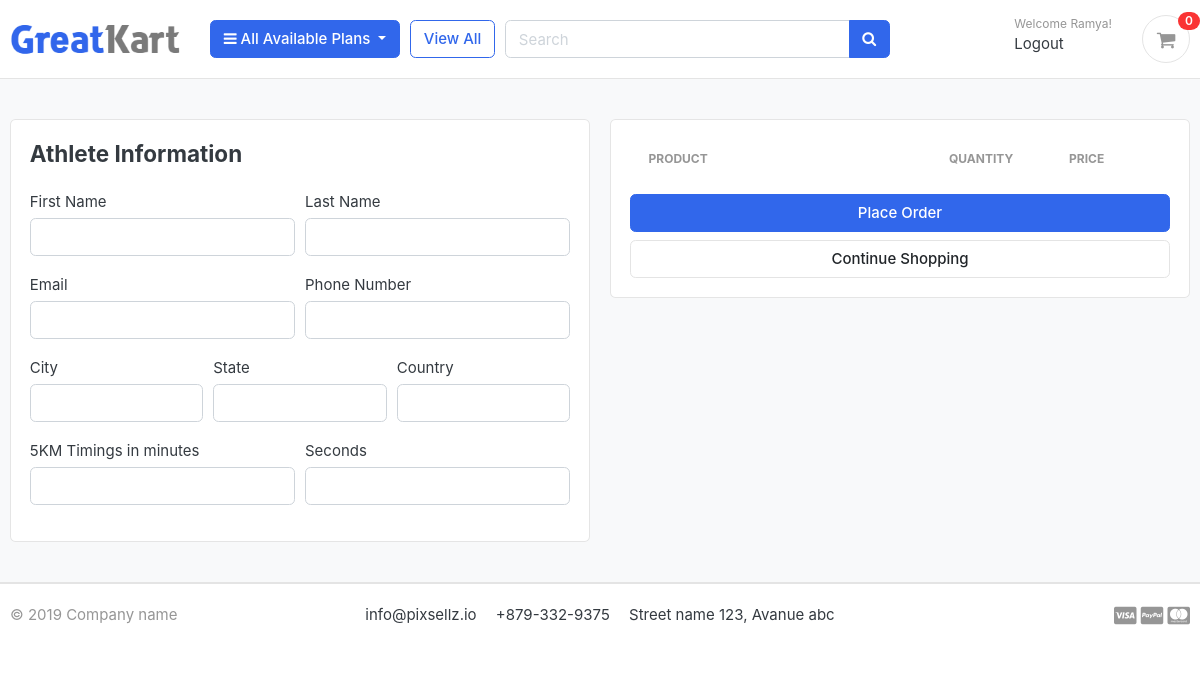
The page /cart/checkout/ (signed in) on the database as committed earlier.
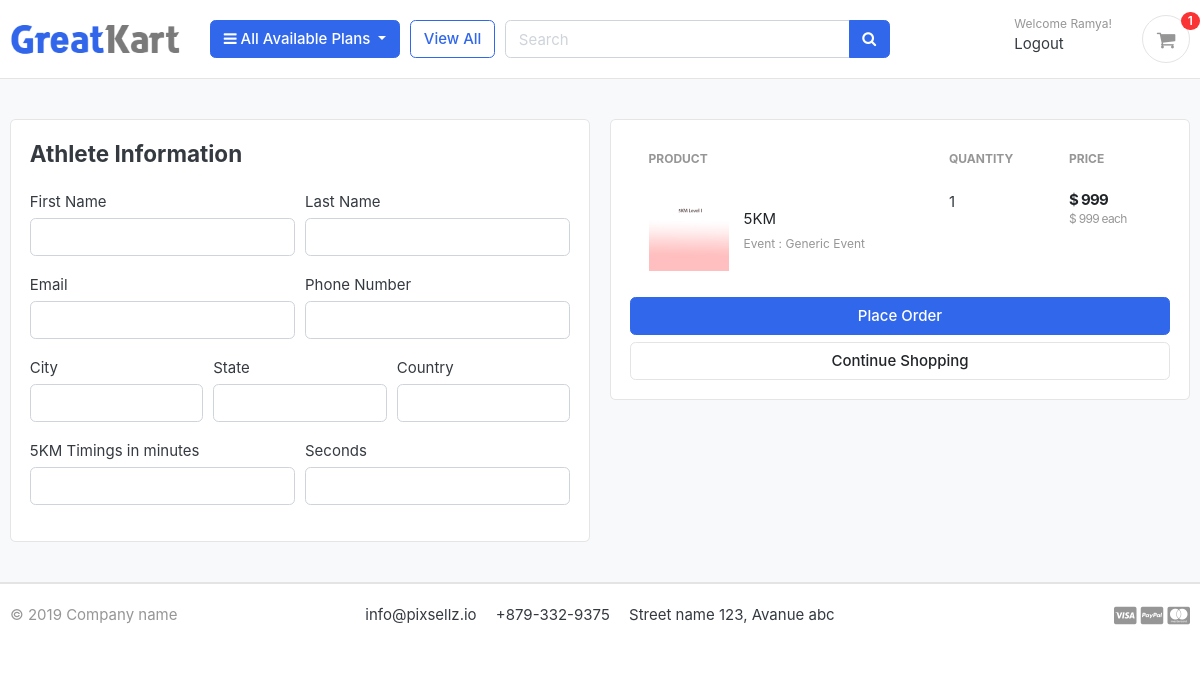
The same page on the database as committed later.
### carts/models.py (models this page shows, shortened)
class CartItem(models.Model):
    user = models.ForeignKey(Account, on_delete=models.CASCADE, null=True)
    product = models.ForeignKey(Product, on_delete=models.CASCADE)
    variations = models.ManyToManyField(Variation, blank=True)
    cart    = models.ForeignKey(Cart, on_delete=models.CASCADE, null=True)
    quantity = models.IntegerField(default=1)
    is_active = models.BooleanField(default=True)
    def sub_total(self):
        return self.product.price * self.quantity

### store/models.py (models this page shows, shortened)
class Product(models.Model):
    product_name    = models.CharField(max_length=200, unique=True)
    slug            = models.SlugField(max_length=200, unique=True)
    description     = models.TextField(max_length=500, blank=True)
    price           = models.IntegerField()
    images          = models.ImageField(upload_to='photos/products')
    coach           = models.CharField(max_length=500, blank=True, default='Generic')
    is_available    = models.BooleanField(default=True)
    category        = models.ForeignKey(Category, on_delete=models.CASCADE)
    created_date    = models.DateTimeField(auto_now_add=True)
    modified_date   = models.DateTimeField(auto_now=True)
    level           = models.CharField(max_length=255,choices=[('1','Level 1'),('2','Level II'),('3','Level III')],default="1")
    def get_url(self):
        return reverse('product_detail', args=[self.category.slug, self.slug])

class Variation(models.Model):
    product = models.ForeignKey(Product, on_delete=models.CASCADE)
    variation_category = models.CharField(max_length=100, choices=variation_category_choice)
    variation_value     = models.CharField(max_length=100, default='Generic')
    is_active           = models.BooleanField(default=True)
    created_date        = models.DateTimeField(auto_now=True)
    objects = VariationManager()

### carts/views.py (the view)
# urls.py: path('checkout/', views.checkout, name='checkout'),
@login_required(login_url='login')
def checkout(request, total=0, quantity=0, cart_items=None):
    try:
        tax = 0
        grand_total = 0
        if request.user.is_authenticated:
            cart_items = CartItem.objects.filter(user=request.user, is_active=True)
        else:
            cart = Cart.objects.get(cart_id=_cart_id(request))
            cart_items = CartItem.objects.filter(cart=cart, is_active=True)
        for cart_item in cart_items:
            total += (cart_item.product.price * cart_item.quantity)
            quantity += cart_item.quantity
        tax = (12 * total)/100
        grand_total = total + tax
    except ObjectDoesNotExist:
        pass #just ignore
    context = {
        'total': total,
        'quantity': quantity,
        'cart_items': cart_items,
        'tax'       : tax,
        'grand_total': grand_total,
    }
    return render(request, 'store/checkout.html', context)

### carts/context_processors.py (called while the page is built)
def counter(request):
    cart_count = 0
    if 'admin' in request.path:
        return {}
    else:
        try:
            cart = Cart.objects.filter(cart_id=_cart_id(request))
            if request.user.is_authenticated:
                cart_items = CartItem.objects.all().filter(user=request.user)
            else:
                cart_items = CartItem.objects.all().filter(cart=cart[:1])
            for cart_item in cart_items:
                cart_count += cart_item.quantity
        except Cart.DoesNotExist:
            cart_count = 0
    return dict(cart_count=cart_count)

### carts/views.py (called while the page is built)
def _cart_id(request):
    cart = request.session.session_key
    if not cart:
        cart = request.session.create()
    return cart

### category/context_processors.py (called while the page is built)
def menu_links(request):
    links = Category.objects.all()
    return dict(links=links)

### category/models.py (called while the page is built)
    def get_url(self):
            return reverse('products_by_category', args=[self.slug])

### templates/store/checkout.html (shortened to what this page needs)
{% extends 'base.html' %}
{% load static %}
{% block content %}
<section class="section-content padding-y bg">
<div class="container">
<div class="row">
	<aside class="col-lg-6">
<div class="card">
  <div class="card-body">
    <h4 class="card-title mb-4">Athlete Information</h4>
    <form action="{% url 'place_order' %}" method="POST">
      <div class="form-row">
        <div class="col form-group">
          <label for="">First Name</label>
          <input type="text" name="first_name" class="form-control" required>
        </div>
        <div class="col form-group">
          <label for="">Last Name</label>
          <input type="text" name="last_name" class="form-control" required>
        </div>
      </div>
      <div class="form-row">
        <div class="col form-group">
          <label for="">Email</label>
          <input type="email" name="email" class="form-control" required>
        </div>
        <div class="col form-group">
          <label for="">Phone Number</label>
          <input type="text" name="phone" class="form-control" required>
        </div>
      </div>
      <div class="form-row">
        <div class="col form-group">
          <label for="">City</label>
          <input type="text" name="city" class="form-control" required>
        </div>
        <div class="col form-group">
          <label for="">State</label>
          <input type="text" name="state" class="form-control" required>
        </div>
        <div class="col form-group">
          <label for="">Country</label>
          <input type="text" name="country" class="form-control" required>
        </div>
      </div>
      <div class="form-row">
        <div class="col form-group">
          <label for="">5KM Timings in minutes</label>
          <input type="text" name="timingsinMinutes" class="form-control" required>
        </div>
        <div class="col form-group">
          <label for="">Seconds</label>
          <input type="text" name="timingsinSeconds" class="form-control" required>
        </div>
      </div>
</div>
	</aside>
	<aside class="col-lg-6">
		<div class="card">
		<div class="card-body">
      <table class="table table-borderless table-shopping-cart">
      <thead class="text-muted">
      <tr class="small text-uppercase">
        <th scope="col">Product</th>
        <th scope="col" width="120">Quantity</th>
        <th scope="col" width="120">Price</th>
      </tr>
      </thead>
      <tbody>
      {% for cart_item in cart_items %}
      <tr>
      	<td>
      		<figure class="itemside align-items-center">
      			<div class="aside"><img src="{{ cart_item.product.images.url }}" class="img-sm"></div>
      			<figcaption class="info">
      				<a href="{{ cart_item.product.get_url }}" class="title text-dark">{{ cart_item.product.product_name }}</a>
      				<p class="text-muted small">
      					{% if cart_item.variations.all %}
      						{% for item in cart_item.variations.all %}
      							{{ item.variation_category | capfirst }} : {{ item.variation_value | capfirst }} <br>
      						{% endfor %}
      					{% endif %}
      				</p>
      			</figcaption>
      		</figure>
      	</td>
      	<td>
      				<label for="">{{cart_item.quantity}}</label>
      	</td>
      	<td>
      		<div class="price-wrap">
      			<var class="price">$ {{ cart_item.sub_total }}</var>
      			<small class="text-muted"> $ {{ cart_item.product.price }} each </small>
      		</div>
      	</td>
      </tr>
      {% endfor %}
      </tbody>
      </table>
      <button type="submit" name="submit" class="btn btn-primary btn-block">Place Order</button>
			<a href="{% url 'store' %}" class="btn btn-light btn-block">Continue Shopping</a>
		</div>
		</div>
</aside>
</div>
</div>
</section>
{% endblock %}

### templates/includes/navbar.html (shortened to what this page needs)
{% load static %}
<header class="section-header">
<section class="header-main border-bottom">
  <div class="container">
<div class="row align-items-center">
  <div class="col-lg-2 col-md-3 col-6">
    <a href="{% url 'home' %}" class="brand-wrap">
      <img class="logo" src="{% static './images/logo.png' %}">
    </a>
  </div>
  <div class="col-lg col-sm col-md col-6 flex-grow-0">
    <div class="category-wrap dropdown d-inline-block float-right">
      <button type="button" class="btn btn-primary dropdown-toggle" data-toggle="dropdown">
        <i class="fa fa-bars"></i> All Available Plans
      </button>
    </div>
  </div>
  <a href="{% url 'store' %}" class="btn btn-outline-primary">View All</a>
  <div class="col-lg  col-md-6 col-sm-12 col">
    <form action="{% url 'search' %}" class="search" method='GET'>
      <div class="input-group w-100">
          <input type="text" class="form-control" style="width:60%;" placeholder="Search" name="keyword" required>
          <div class="input-group-append">
            <button class="btn btn-primary" type="submit">
              <i class="fa fa-search"></i>
            </button>
          </div>
        </div>
    </form>
  </div>
  <div class="col-lg-3 col-sm-6 col-8 order-2 order-lg-3">
        <div class="d-flex justify-content-end mb-3 mb-lg-0">
          {% if user.id is None %}
          <div class="widget-header">
            <small class="title text-muted">Welcome guest!</small>
            <div>
              <a href="{% url 'login' %}">Sign in</a> <span class="dark-transp"> | </span>
              <a href="{% url 'register' %}"> Register</a>
            </div>
          </div>
          {% else %}
          <div class="widget-header">
            <small class="title text-muted">Welcome {{user.first_name}}!</small>
            <div>
              <a href="{% url 'logout' %}"> Logout</a>
            </div>
          </div>
          {% endif %}
          <a href="{% url 'cart' %}" class="widget-header pl-3 ml-3">
            <div class="icon icon-sm rounded-circle border"><i class="fa fa-shopping-cart"></i></div>
            <span class="badge badge-pill badge-danger notify">{{cart_count}}</span>
          </a>
        </div>
      </div>
</div>
  </div>
</section>
</header>

Rows that differ between the two databases and show on the page:
added CartItem: product.images (picture), product.product_name "5KM", quantity "1", sub_total "999", product.price "999"
now on this page (row unchanged): Variation: variation_category "Event", variation_value "Generic Event"
Other text that changed with them:
{{ cart_count }}: "0" → "1"
